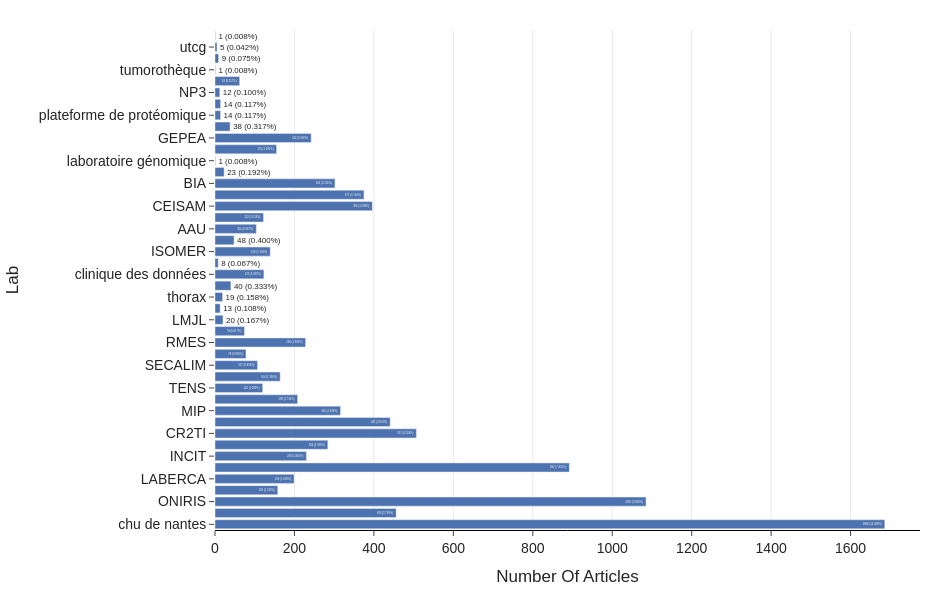

This figure's notebook cell:
### Code cell
data = run_query(Queries.Articles_By_Lab)
data['text'] = data['Number Of Articles'].apply(lambda x : f"{x} ({(100 * x/entity_count("Article")):.3f}%)")

fig = px.bar(
    data_frame=data,
    x="Number Of Articles",
    y="Lab",
    text='text',
)

fig = style_paper_bar(fig)
save_fig(fig, 'articles_by_lab.pdf')

fig.show()

### Figure 1 — Plotly figure (JSON) as saved in the notebook; plotly's stock layout.template omitted (floating-point values rounded to 4 significant figures)
{"data": [{"hovertemplate": "Number Of Articles=%{x}<br>Lab=%{y}<br>text=%{text}<extra></extra>", "legendgroup": "", "marker": {"color": "rgb(76,114,176)", "pattern": {"shape": ""}}, "name": "", "orientation": "h", "showlegend": false, "text": ["1686 (14.048%)", "456 (3.799%)", "1085 (9.040%)", "158 (1.316%)", "199 (1.658%)", "892 (7.432%)", "230 (1.916%)", "284 (2.366%)", "507 (4.224%)", "441 (3.674%)", "316 (2.633%)", "208 (1.733%)", "120 (1.000%)", "164 (1.366%)", "107 (0.892%)", "78 (0.650%)", "228 (1.900%)", "74 (0.617%)", "20 (0.167%)", "13 (0.108%)", "19 (0.158%)", "40 (0.333%)", "123 (1.025%)", "8 (0.067%)", "139 (1.158%)", "48 (0.400%)", "104 (0.867%)", "122 (1.016%)", "396 (3.299%)", "375 (3.124%)", "302 (2.516%)", "23 (0.192%)", "1 (0.008%)", "155 (1.291%)", "242 (2.016%)", "38 (0.317%)", "14 (0.117%)", "14 (0.117%)", "12 (0.100%)", "62 (0.517%)", "1 (0.008%)", "9 (0.075%)", "5 (0.042%)", "1 (0.008%)"], "textposition": "auto", "type": "bar", "x": [1686, 456, 1085, 158, 199, 892, 230, 284, 507, 441, 316, 208, 120, 164, 107, 78, 228, 74, 20, 13, 19, 40, 123, 8, 139, 48, 104, 122, 396, 375, 302, 23, 1, 155, 242, 38, 14, 14, 12, 62, 1, 9, 5, 1], "xaxis": "x", "y": ["chu de nantes", "THORAX-UMR", "ONIRIS", "BIOEPAR", "LABERCA", "CRCI2NA", "INCIT", "PHAN", "CR2TI", "LS2N", "MIP", "LPPL", "TENS", "IICIMED", "SECALIM", "PANTHER", "RMES", "US2B", "LMJL", "DCS", "thorax", "crb", "clinique des données", "pic", "ISOMER", "LEMNA", "AAU", "LTEN", "CEISAM", "GEM", "BIA", "plateforme de génomique", "laboratoire génomique", "SUBATECH", "GEPEA", "phytox", "plateforme de protéomique", "masae", "NP3", "TARGET", "tumorothèque", "IECM", "utcg", "laboratoire hétérogénéité tumorale et médecine de précision"], "yaxis": "y"}], "layout": {"barmode": "relative", "font": {"family": "Arial", "size": 14}, "height": 600, "legend": {"tracegroupgap": 0}, "margin": {"b": 70, "l": 80, "r": 30, "t": 30}, "paper_bgcolor": "white", "plot_bgcolor": "white", "width": 950, "xaxis": {"anchor": "y", "domain": [0, 1], "gridcolor": "lightgray", "gridwidth": 0.5, "linecolor": "black", "linewidth": 1, "showgrid": true, "showline": true, "ticks": "outside", "title": {"text": "Number Of Articles"}, "zeroline": false}, "yaxis": {"anchor": "x", "domain": [0, 1], "showgrid": false, "showline": false, "ticks": "outside", "title": {"text": "Lab"}, "zeroline": false}}}
